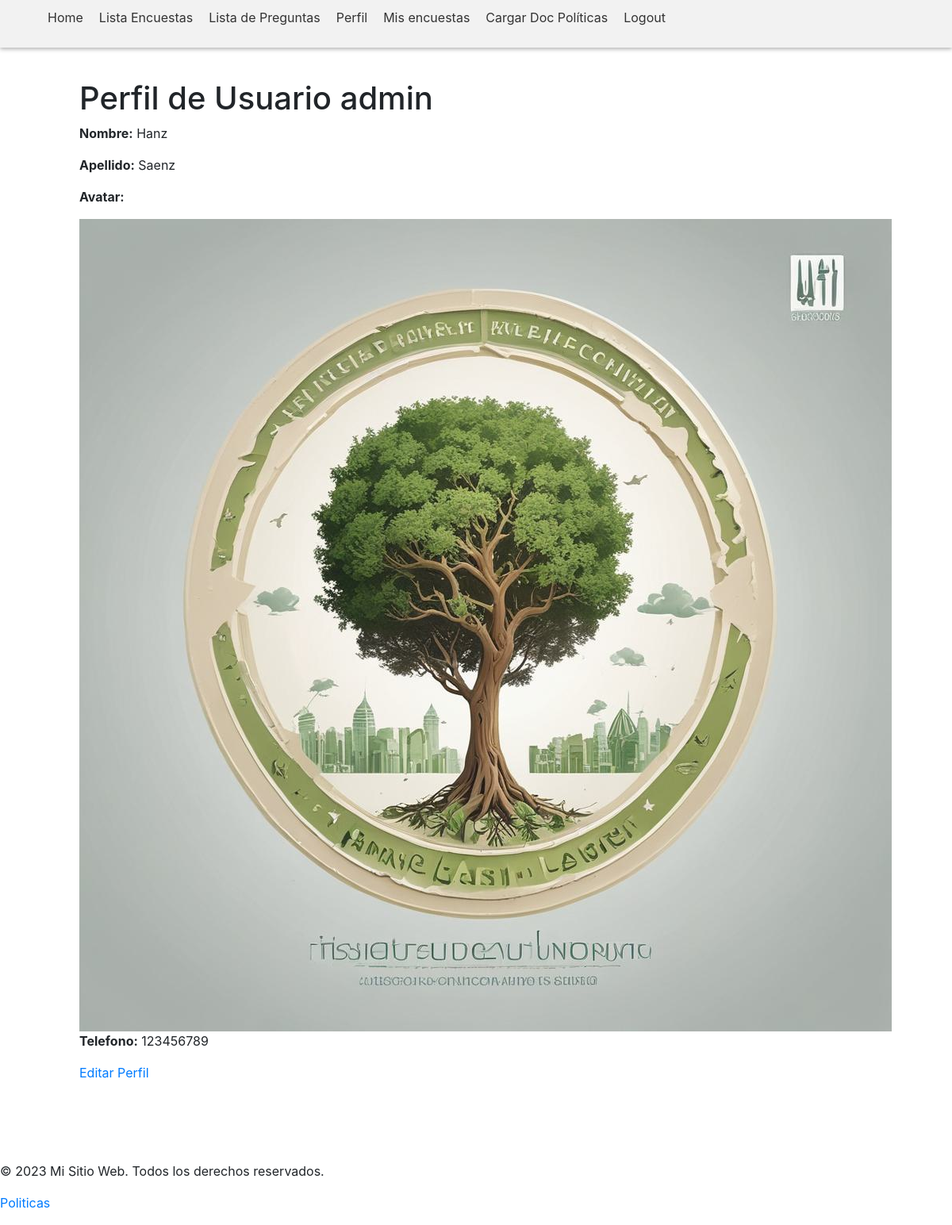
Screenshot of /cuenta/perfil (signed in) with the database file from the repository.
### cuenta/models.py (models this page shows)
class Perfil(models.Model):
    user = models.OneToOneField(User, on_delete=models.CASCADE)
    avatar = models.ImageField(upload_to=f'{url_static}/avatars', null=True, blank=True)
    telefono = models.IntegerField(null=True, blank=True)
    def __str__(self):
        return self.user.username
    class Meta:
        verbose_name = 'Perfil'
        verbose_name_plural = 'Perfiles'

### cuenta/views.py (the view)
# urls.py: path('perfil', perfil, name='perfil'),
def perfil(request):
    perfil = Perfil.objects.get(user=request.user)
    print(perfil)
    return render(request, 'cuenta/perfil.html', {'perfil': perfil})

### templates/cuenta/perfil.html (shortened to what this page needs)
{% extends 'base.html' %}
{% block content %}
<h1>Perfil de Usuario {{ perfil.user.username }}</h1>
<p><strong>Nombre:</strong> {{ perfil.user.first_name }}</p>
<p><strong>Apellido:</strong> {{ perfil.user.last_name }}</p>
{% if perfil.avatar %}
<p><strong>Avatar:</strong></p>
<img src="{{ perfil.avatar.url }}" alt="Avatar de {{ perfil.user.username }}">
{% endif %}
{% if perfil.telefono %}
<p><strong>Telefono:</strong> {{ perfil.telefono }}</p>
{% endif %}
<a href="{% url 'editar_perfil' perfil.id %}">Editar Perfil</a>
{% endblock %}

### templates/base.html (style rules this page uses)
body { font-family: Arial, sans-serif; margin: 0; padding: 0; }

### rows the page displays
Perfil: user.username "admin", user.first_name "Hanz", user.last_name "Saenz", avatar (picture), telefono "123456789"
